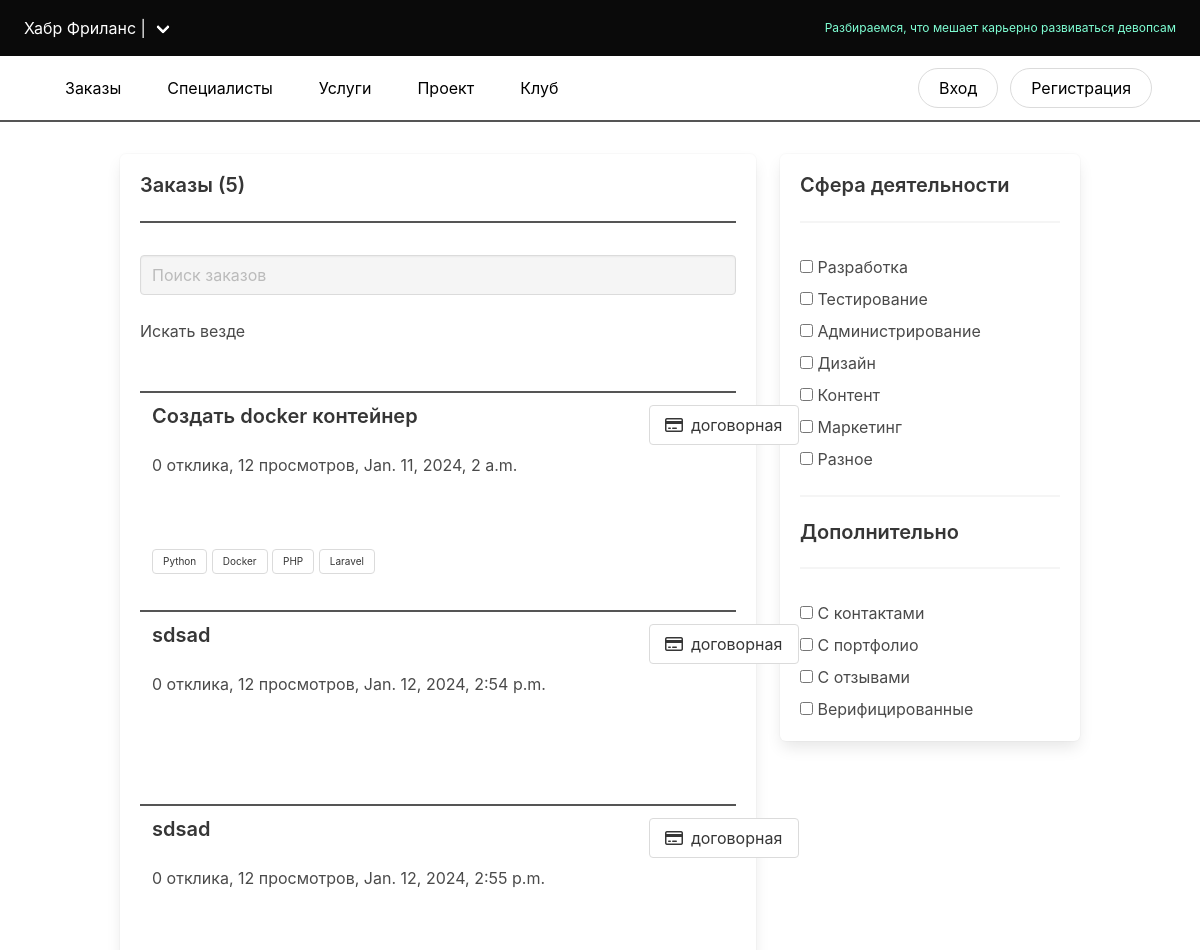
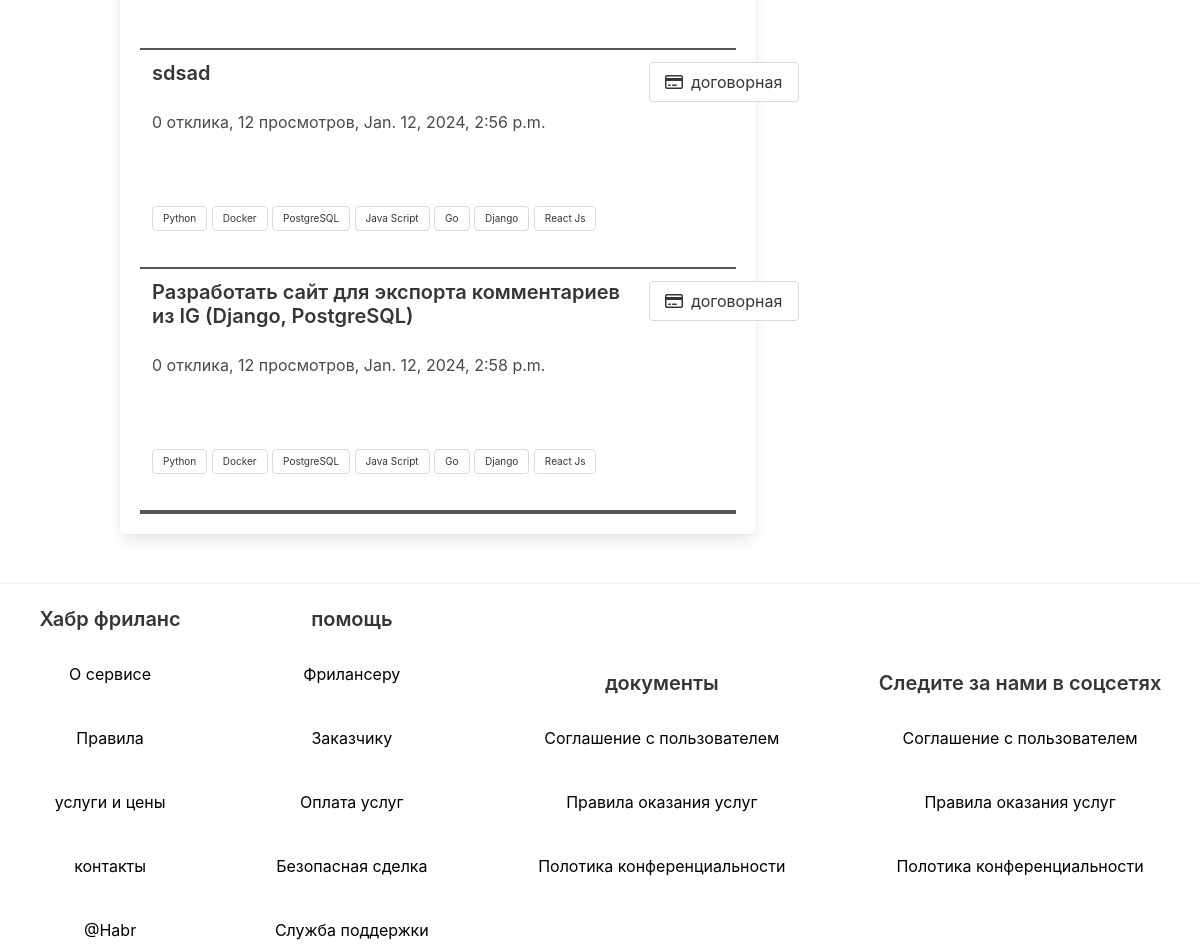
/order, run on the app's committed database (2 pictures, top to bottom).
### freelance/models.py (models this page shows, shortened)
class Order(models.Model):
    title = models.CharField(max_length=300)
    description = RichTextUploadingField(null=True, blank=True)
    price = models.CharField(max_length=50, null=True, blank=True)
    price_type = models.CharField(max_length=50, choices=PRICE)
    advertising = models.CharField(max_length=50, null=True)
    date_added = models.DateTimeField(auto_now_add=True)
    views = models.IntegerField()
    technology = models.ManyToManyField("Technology", related_name="order_technology")
    user = models.ForeignKey(User, on_delete=models.CASCADE, null=True, blank=True)
    file = models.FileField(null=True, blank=True)

class Technology(models.Model):
    name = models.CharField(max_length=100)

### freelance/views.py (the view)
# urls.py: path("order", order, name="order"),
def order(request):
    orders = Order.objects.all()
    search = request.GET.get("search")
    orders = (
        Order.objects.filter(
            Q(title__icontains=search) | Q(description__icontains=search)
        )
        if search
        else orders
    )
    return render(request, "order.html", {"orders": orders})

### templates/order.html (shortened to what this page needs)
<!DOCTYPE html>
<html lang="en">
<head>
  <link rel="stylesheet" href="https://cdnjs.cloudflare.com/ajax/libs/bulma/0.9.4/css/bulma.min.css"
 />
  <link rel="stylesheet" href="style.css">
  <link rel="stylesheet" href="https://cdnjs.cloudflare.com/ajax/libs/font-awesome/6.5.1/css/all.min.css"
 />
</head>
<body>
  <nav class="navbar is-black" role="navigation" aria-label="main navigation">
    <div class="navbar-brand">
      <div class="navbar-item">
        <div class="navbar-item has-dropdown is-hoverable">
          <a class="navbar-link" href="{% url 'home' %}">
            Хабр</strong> Фриланс |
          </a>
        </div>
      </div>
    </div>
    <div class="navbar-end">
      <div class="navbar-item">
        <button class="button is-ghost is-size-7"
          style="color: aquamarine; border: none; text-decoration: none; cursor: pointer;">Разбираемся, что мешает
          карьерно развиваться девопсам</button>
      </div>
    </div>
  </nav>
  <section class="section py-3">
    <nav class="level">
      <div class="level-left">
        <p class="level-item">
          <a href="{% url 'order' %}" class="button is-ghost" style="size: 20px; color: black;">Заказы</a>
        </p>
        <p class="level-item has-text-centered">
          <a href="{% url 'base' %}" class="button is-ghost" style="size: 20px; color: black;">Специалисты</a>
        </p>
        <p class="level-item has-text-centered">
          <a href="{% url 'services' %}" class="button is-ghost" style="size: 20px; color: black;">Услуги</a>
        </p>
        <p class="level-item has-text-centered">
          <a href="{% url 'projects' %}" class="button is-ghost" style="size: 20px; color: black;">Проект</a>
        </p>
        <p class="level-item has-text-centered">
          <a href="{% url 'klub' %}" class="button is-ghost" style="size: 20px; color: black;">Клуб</a>
        </p>
      </div>
      {% if user.is_authenticated %}
      <div class="level-right">
        <p class="level-item has-text-centered">
          {% if user.role == 'customer' %}
          <a href="{% url 'plus.html' %}"> <i class="fa-solid fa-circle-plus" style="color:  #c3c3c3; margin-right: 10px; font-size: 35px;"></i> </a>
          {% else %}
          {% endif %}
          <a href="{% url 'sign_out' %}" class="button is-rounded  " style="size: 20px; color: black;">Личный
            Kабинет</a>
        </p>
        <div class="dropdown is-right is-hoverable">
          <div class="dropdown-trigger">
            {% if user.avatar %}
            <img src="{{user.avatar.url }}" alt="" class="image" style="background-color: red; border-radius: 50%;"
              width="40px">
            {% else %}
            <i class="fa-solid fa-user-tie"></i>
            {% endif %}
          </div>
          <div class="dropdown-menu" id="dropdown-menu" role="menu">
            <div class="dropdown-content">
              <a href="#" class="dropdown-item" style="background-color: whitesmoke;">
                <p class="subtitle">Подпоска</p>
                <p class="title is-5">{{user.username}}</p>
              </a>
              <hr class="p-0 m-0">
              <a class="dropdown-item" href="{% url 'person.html' %}">
                Профиль
              </a>
              <hr class="p-0 m-0">
              <a class="dropdown-item" href="{% url 'new' %}">
                Платные услуги
              </a>
              <hr class="p-0 m-0">
              <a class="dropdown-item" href="{% url 'personal.html' %}">
                Настройки
              </a>
              <hr class="p-0 m-0">
              <a class="dropdown-item" href="{% url 'design' %}">
                Новый Дизайн
              </a>
              <hr class="p-0 m-0">
              {% if user.role == 'customer' %}
              <a class="dropdown-item">
                Войти Kак Фрилансер
              </a>
              {% else %}
              <a class="dropdown-item">
                Войти Kак Заказчик
              </a>
              {% endif %}
              <hr class="m-0 p-0" class="dropdown-divider">
              <a href="{% url 'sign_out' %}" class="dropdown-item">
                Выход
              </a>
            </div>
          </div>
        </div>
        {% else %}
        <div class="level-right">
          <p class="level-item has-text-centered">
            <a href="{% url 'sign_in' %}" class="button is-rounded" style="size: 20px; color: black;">Вход</a>
          </p>
          <p class="level-item has-text-centered">
            <a href="{% url 'sign_up' %}" class="button is-outlined is-rounded"
              style="size: 20px; color: black;">Регистрация</a>
          </p>
        </div>
        {% endif %}
    </nav>
  </section>
  <hr class="m-0 p-0 " style="background-color: #555; ">
  <div class="container">
    <div class="columns" style="margin-top: 20px;">
      <div class="column">
        <div class="box" style="background-color: white;">
          <p class="title is-5">Заказы ({{orders.count}})</p>
          <hr class="m-0 p-0 " style="background-color: #555;">
          <br>
          <form style="background-color: white;">
            <div class="field">
              <div class="control">
                <input class="input" name="search" style="background-color: whitesmoke;" type="search"
                  placeholder="Поиск заказов">
              </div>
            </div>
          </form>
          <br>
          <p>Искать везде</p>
          <br>
          <br>
          <hr class="m-0 p-0 " style="background-color: #555;">
          {% for order in orders %}
          <div class="column">
            <div class="columns">
              <div class="column">
                <a href="{% url 'order_detail' order.pk %}" class="title is-5">{{order.title}}</a>
                <br><br>
                {{ order.responses.all.count }} отклика, 12 просмотров, {{order.date_added}}
              </div>
              <div class="column is-2">
                {% if order.price_type == 'NEGOTIABLE' %}
                <button class="button px-3" style="width: 150px">
                  <i class="fa-regular fa-credit-card mr-2"></i>
                  договорная</button>
                {% endif %}
              </div>
            </div>
            <br><br>
            {% for order_technology in order.technology.all %}
            <button class="button is-outlined" style="font-size: 10px;">{{order_technology.name}}</button>
            {% endfor %}
          </div>
          <br>
          <hr class="m-0 p-0 " style="background-color: #555;">
          {% endfor %}
          <hr class="m-0 p-0 " style="background-color: #555;">
        </div>
      </div>
      <br>
      <div class="column is-narrow">
        <div class="box" style="width:300px; background-color: white;">
          <p class="title is-5"><strong>Сфера деятельности</strong></p>
          <hr>
          <label class="checkbox is-size-6" style="margin-top: 10px;">
            <input type="checkbox">
            Разработка
          </label>
          <br>
          <label class="checkbox is-size-6" style="margin-top: 10px;">
            <input type="checkbox">
            Тестирование
          </label>
          <br>
          <label class="checkbox is-size-6" style="margin-top: 10px;">
            <input type="checkbox">
            Администрирование
          </label>
          <br>
          <label class="checkbox is-size-6" style="margin-top: 10px;">
            <input type="checkbox">
            Дизайн
          </label>
          <br>
          <label class="checkbox is-size-6" style="margin-top: 10px;">
            <input type="checkbox">
            Контент
          </label>
          <br>
          <label class="checkbox is-size-6" style="margin-top: 10px;">
            <input type="checkbox">
            Маркетинг
          </label>
          <br>
          <label class="checkbox is-size-6" style="margin-top: 10px;">
            <input type="checkbox">
            Разное
          </label>
          <br>
          <hr>
          <p class="title is-5">Дополнительно</p>
          <hr>
          <label class="checkbox is-size-6" style="margin-top: 10px;">
            <input type="checkbox">
            С контактами
          </label>
          <br>
          <label class="checkbox is-size-6" style="margin-top: 10px;">
            <input type="checkbox">
            С портфолио
          </label>
          <br>
          <label class="checkbox is-size-6" style="margin-top: 10px;">
            <input type="checkbox">
            С отзывами
          </label>
          <br>
          <label class="checkbox is-size-6" style="margin-top: 10px;">
            <input type="checkbox">
            Верифицированные
          </label>
          <br>
        </div>
      </div>
    </div>
  </div>
  <br>
  <hr>
  <nav class="level">
    <div class="level-item has-text-centered">
      <div>
        <p class="title" style="font-size: 20px;"> Хабр фриланс </p>
        <br>
        <button class="button is-ghost is-size-6"
          style="color: black; border: none; text-decoration: none; cursor: pointer;"> O сервисe</button>
        <br><br>
        <button class="button is-ghost is-size-6"
          style="color: black; border: none; text-decoration: none; cursor: pointer;">Правила</button>
        <br><br>
        <button class="button is-ghost is-size-6"
          style="color: black; border: none; text-decoration: none; cursor: pointer;">услуги и цены</button>
        <br><br>
        <button class="button is-ghost is-size-6"
          style="color: black; border: none; text-decoration: none; cursor: pointer;">контакты</button>
        <br><br>
        <button class="button is-ghost is-size-6"
          style="color: black; border: none; text-decoration: none; cursor: pointer;">@Habr</button>
      </div>
    </div>
    <div class="level-item has-text-centered">
      <div>
        <p class="title" style="font-size: 20px;"> помощь </p>
        <br>
        <button class="button is-ghost is-size-6"
          style="color: black; border: none; text-decoration: none; cursor: pointer;"> Фрилансеру</button>
        <br><br>
        <button class="button is-ghost is-size-6"
          style="color: black; border: none; text-decoration: none; cursor: pointer;">Заказчику</button>
        <br><br>
        <button class="button is-ghost is-size-6"
          style="color: black; border: none; text-decoration: none; cursor: pointer;">Оплата услуг</button>
        <br><br>
        <button class="button is-ghost is-size-6"
          style="color: black; border: none; text-decoration: none; cursor: pointer;">Безопасная сделка</button>
        <br><br>
        <button class="button is-ghost is-size-6"
          style="color: black; border: none; text-decoration: none; cursor: pointer;">Служба поддержки</button>
      </div>
    </div>
    <div class="level-item has-text-centered">
      <div>
        <p class="title" style="font-size: 20px;"> документы </p>
        <br>
        <button class="button is-ghost is-size-6"
          style="color: black;  border: none; text-decoration: none; cursor: pointer;"> Соглашение с
          пользователем</button>
        <br><br>
        <button class="button is-ghost is-size-6"
          style="color: black;  border: none; text-decoration: none; cursor: pointer;">Правила оказания услуг</button>
        <br><br>
        <button class="button is-ghost is-size-6"
          style="color: black;  border: none; text-decoration: none; cursor: pointer;">Полотика
          конференциальности</button>
      </div>
    </div>
    <div class="level-item has-text-centered">
      <div>
        <p class="title is-size-5" style="font-size: 20px;"> Следите за нами в соцсетях</p>
        <br>
        <button class="button is-ghost is-size-6"
          style="color: black;  border: none; text-decoration: none; cursor: pointer;"> Соглашение с
          пользователем</button>
        <br><br>
        <button class="button is-ghost is-size-6"
          style="color: black;  border: none; text-decoration: none; cursor: pointer;">Правила оказания услуг</button>
        <br><br>
        <button class="button is-ghost is-size-6"
          style="color: black;  border: none; text-decoration: none; cursor: pointer;">Полотика
          конференциальности</button>
      </div>
    </div>
  </nav>
  <body>
    <html>

### data on the page
Order: title "Создать docker контейнер", responses.all.count "0", date_added "Jan. 11, 2024, 2 a.m.", price_type "NEGOTIABLE" (drawn)
Technology: name "Python"
Technology: name "Docker"
Technology: name "PHP"
Technology: name "Laravel"
Order: title "sdsad", responses.all.count "0", date_added "Jan. 12, 2024, 2:54 p.m.", price_type "NEGOTIABLE" (drawn)
Order: title "sdsad", responses.all.count "0", date_added "Jan. 12, 2024, 2:55 p.m.", price_type "NEGOTIABLE" (drawn)
Order: title "sdsad", responses.all.count "0", date_added "Jan. 12, 2024, 2:56 p.m.", price_type "NEGOTIABLE" (drawn)
Technology: name "PostgreSQL"
Technology: name "Java Script"
Technology: name "Go"
Technology: name "Django"
Technology: name "React Js"
Order: title "Разработать сайт для экспорта комментариев из IG (Django, PostgreSQL)", responses.all.count "0", date_added "Jan. 12, 2024, 2:58 p.m.", price_type "NEGOTIABLE" (drawn)

### other printed values
{{ orders.count }} "5"
